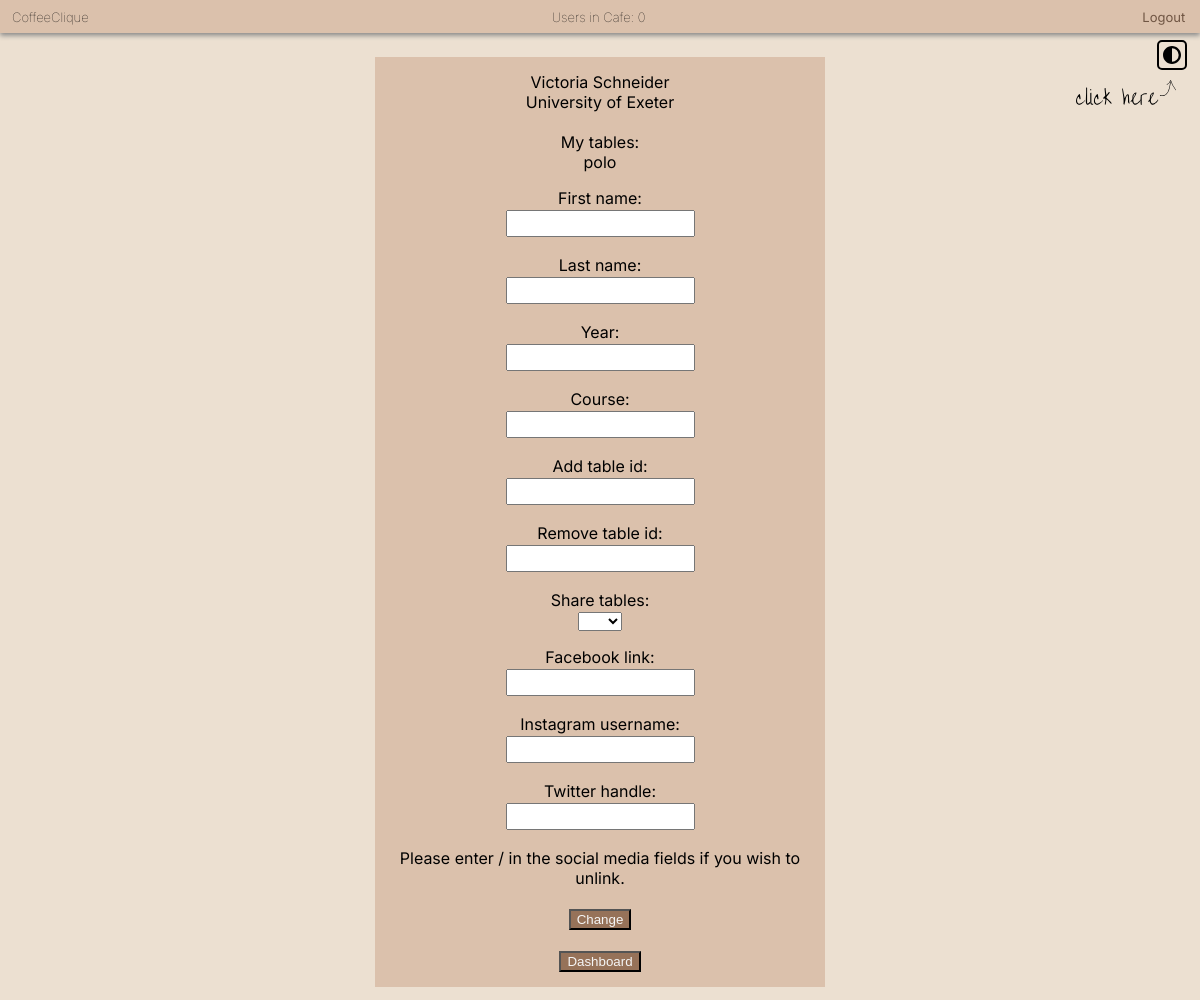
Page /dashboard/edit_info (signed in) on the committed database.
### app/models.py (models this page shows, shortened)
class CoffeeUser(AbstractBaseUser):
    AVAILABLE_UNIS = (
        ("University of Exeter", "University of Exeter"),
        ("Test uni", "Test uni")
    )
    email = models.EmailField(verbose_name="email", unique=True)
    date_joined = models.DateTimeField(verbose_name="date_joined",
                                       auto_now_add=True)
    last_login = models.DateTimeField(verbose_name="last_login", auto_now=True)
    is_admin = models.BooleanField(default=False)
    is_active = models.BooleanField(default=True)
    is_staff = models.BooleanField(default=False)
    is_superuser = models.BooleanField(default=False)
    first_name = models.CharField(max_length=50)
    last_name = models.CharField(max_length=50)
    university = models.CharField(max_length=50, choices=AVAILABLE_UNIS)
    year = models.PositiveIntegerField(null=True, blank=True)
    course = models.CharField(max_length=50, blank=True)
    cafe_table_ids = models.ManyToManyField(CafeTable, blank=True)
    points = models.PositiveIntegerField(default=0)
    studying_until = models.DateTimeField(null=True, blank=True)
    share_tables = models.BooleanField(default=True)
    tasks_set_today = models.PositiveIntegerField(default=0)
    next_possible_set = models.DateField(null=True, blank=True)
    student_tasks_completed = models.PositiveIntegerField(default=0)
    next_possible_complete = models.DateField(null=True, blank=True)
    facebook = models.CharField(max_length=255, null=True, blank=True)
    twitter = models.CharField(max_length=255, null=True, blank=True)
    instagram = models.CharField(max_length=255, null=True, blank=True)
    USERNAME_FIELD = "email"  # users log in using their email
    REQUIRED_FIELDS = ["first_name", "last_name", "university", "is_staff"]
    objects = CoffeeUserManager()

class CafeTable(models.Model):
    table_id = models.CharField(max_length=50)
    university = models.CharField(max_length=50)

### app/views.py (the view, shortened to what this page needs)
# urls.py: path('dashboard/edit_info', views.edit_info, name='edit_info'),
@login_required(login_url='/')
def edit_info(request):
    user = request.user
    if user.is_staff:
        form = CUserEditFormStaff()
    else:
        form = CUserEditForm()
    tables = user.cafe_table_ids.values_list('table_id', flat=True)
    context = {
        'user': user,
        'form': form,
        'tables': tables,
        'num_users': get_number_current_users()
    }
    return render(request, "edit_info.html", context)

### app/forms.py
class CUserEditForm(forms.Form):
    first_name = forms.CharField(max_length=50, required=False)
    last_name = forms.CharField(required=False)
    year = forms.IntegerField(required=False)
    course = forms.CharField(max_length=50, required=False)
    add_table_id = forms.CharField(max_length=50, required=False)
    remove_table_id = forms.CharField(max_length=50, required=False)
    share_tables = forms.CharField(required=False,
                                   widget=forms.Select(
                                       choices=(('', ''), ('Yes', 'Yes'),
                                                ('No', 'No'))))
    facebook_link = forms.CharField(max_length=255, required=False)
    instagram_username = forms.CharField(max_length=200, required=False)
    twitter_handle = forms.CharField(max_length=200, required=False)

### app/views.py (called while the page is built)
def get_number_current_users():
    active_sessions = Session.objects.filter(expire_date__gte=timezone.now())
    active = 0
    for session in active_sessions:
        data = session.get_decoded()
        if data != {}:
            active += 1
    return active

### app/templates/edit_info.html (shortened to what this page needs)
<!DOCTYPE html>
<html lang="en">
<head>
  {% load static %}
  <link rel="stylesheet" type="text/css" href="{% static 'css/basic.css' %}"></link>
  <link rel="stylesheet" type="text/css" href="{% static 'css/forms.css' %}"></link>
</head>
<body>
  {% load static %}
  <div class="top_bar">
    <h6 class="app_name">CoffeeClique</h6>
    <h6 class="user_count">Users in Cafe: {{ num_users }}</h6>
    <a class="logout" href="{% url 'logout' %}">Logout</a>
  </div>
  <div class="main">
  {{ user.first_name }} {{ user.last_name }} <br>
  {{ user.university }} <br><br>
  {% if user.is_staff is not True %}
  My tables: <br>
  {% for table_name in tables %}
  {{ table_name }} <br>
  {% endfor %}
  {% endif %}
  <form method="post">
    {% for field in form %}
      <p>
        {{field.label_tag}}<br>
        {{field}}
      </p>
    {% endfor %}
    {% if user.is_staff is not True %}
    Please enter / in the social media fields if you wish to unlink.<br><br>
    {% endif %}
    <button type="submit"> Change </button>
  </form><br>
  <button onclick="document.location='/dashboard'" id="dashboard">Dashboard</button>
  <button id="dark-mode-toggle" class="dark-mode-toggle">
    <svg width="100%" xmlns="http://www.w3.org/2000/svg" viewBox="0 0 496 496"><path fill="currentColor" d="M8,256C8,393,119,504,256,504S504,393,504,256,393,8,256,8,8,119,8,256ZM256,440V72a184,184,0,0,1,0,368Z" transform="translate(-8 -8)"/></svg>
  </button>
  <div class="click-here">
  </div>
</div>
</body>
</html>

### app/static/css/basic.css (style rules this page uses)
body { background-color: #ece0d1; margin: 0%; font-family: 'Inter', sans-serif; }
.dark-mode-toggle { position: absolute; z-index: 100; top: 3em; right: 1em; color: var(--foreground); border: 2px solid currentColor; padding: 4px; background: transparent; cursor: pointer; border-radius: 5px; width: 30px; height: 30px; }
.click-here { width: 100px; right: 1.5em; position: absolute; top: 5em; }
.top_bar { background-color: #dbc1ac; box-shadow: 0px 2.5px 5px #888888; padding-left: 1%; }
.app_name { margin: 0; padding-top: 9px; padding-bottom: 8px; font-size: small; font-weight:lighter; display: inline-block; width: 32%; }
.user_count { margin: 0; padding-top: 9px; padding-bottom: 8px; font-size: small; font-weight:lighter; width: 34%; display: inline-block; text-align: center; }
.logout { display: inline-block; width: 32%; text-align: right; font-size: small; }
a:link { color: #705644; background-color: transparent; text-decoration: none; }

### app/static/css/forms.css (style rules this page uses)
body { background-color: #ece0d1; margin: 0%; font-family: 'Inter', sans-serif; }
.top_bar { background-color: #dbc1ac; box-shadow: 0px 2.5px 5px #888888; padding-left: 1%; }
.app_name { margin-block-start: 0px; margin-block-end: 0px; padding-top: 9px; padding-bottom: 8px; font-size: small; font-weight:lighter; }
.main { background-color: #dbc1ac; text-align: center; width: 35%; margin: auto; margin-top: 2%; margin-bottom: 2%; padding: 15px; }
input { margin: 2px; padding: 4px; }
button { background-color: #967259; color: whitesmoke; }

### rows in the picture
CoffeeUser: first_name "Victoria", last_name "Schneider", university "University of Exeter"
CafeTable: table "polo"

### other values in the picture
{{ num_users }} "0"
{{ field.label_tag }} "First name:" "Last name:" "Year:" "Course:" "Add table id:" "Remove table id:" "Share tables:" "Facebook link:" "Instagram username:" "Twitter handle:"
